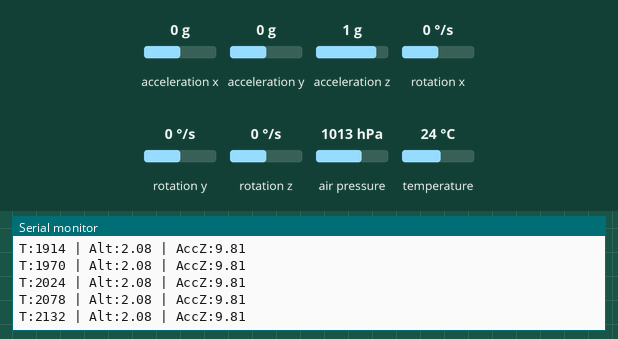
Bench run of a sketch on a simulated Arduino Nano, built with avr-gcc and run on an emulated ATmega328P. On the bench: the last lines printed to the serial monitor. The test bench sets the inputs (shaded band); at power-on: acceleration x 0 g, acceleration y 0 g, acceleration z 1 g, rotation x 0 °/s, rotation y 0 °/s, rotation z 0 °/s, air pressure 1013 hPa, temperature 24 °C. Storage starts empty.

Above: at 2.2 s.
2.3 s: acceleration x set to -1.4 g
At 2.32 s:
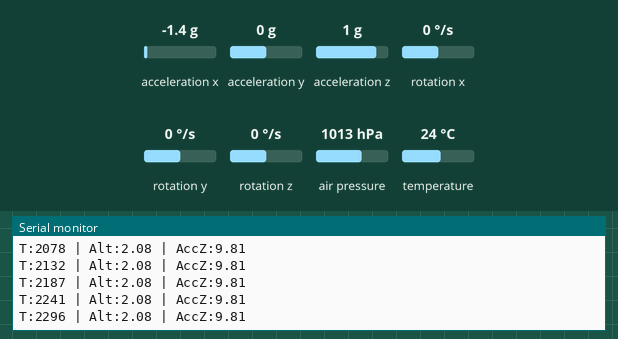
3.8 s: acceleration y set to -1.4 g
At 3.85 s:
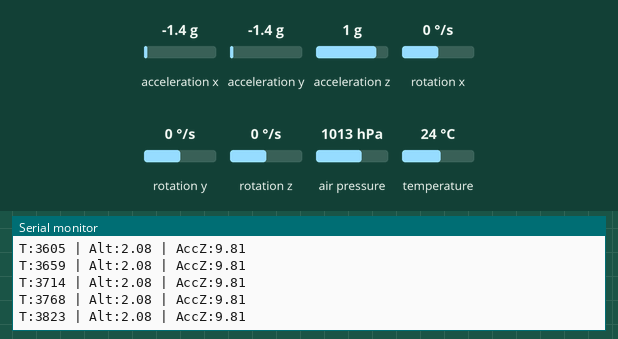
5.3 s: acceleration z set to -1.4 g
At 5.32 s:
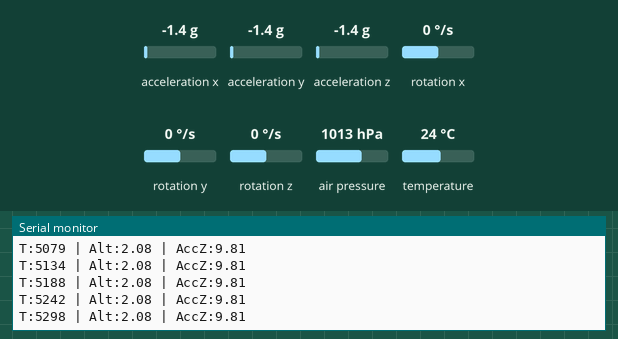
6.8 s: acceleration x set to 0 g
At 6.8 s:
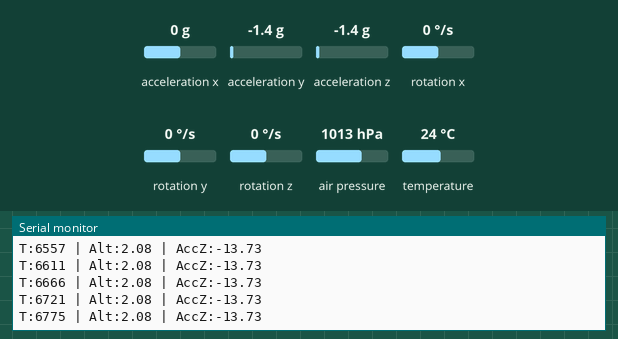
9.8 s: rotation x set to -192 °/s
At 9.81 s:
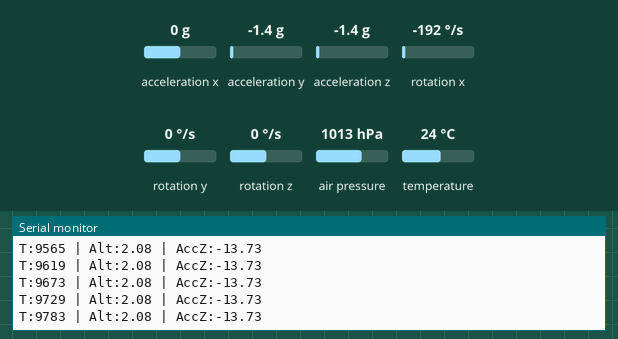
Timing chart, 0 to 12.3 s (numbered marks = the images above; inputs shaded):
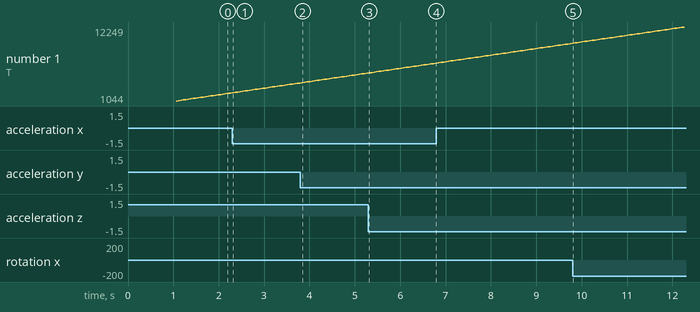

The sketch:

Wokwi_updated-BMP180_Sim_Code.ino
```cpp
/*
 * Project: Arduino Flight Data Recorder (BMP180 Edition)
 * Hardware: Arduino Nano, MPU6050, BMP180, MicroSD Card Module
 */

#include <Wire.h>
#include <SPI.h>
#include <SD.h>
#include <Adafruit_MPU6050.h>
#include <Adafruit_BMP085.h> // <-- Changed Library

// --- PIN SETTINGS ---
const int chipSelect = 10;

// --- OBJECTS ---
File logFile;
Adafruit_MPU6050 mpu;
Adafruit_BMP085 bmp; // <-- Changed Object Type

void setup() {
  Serial.begin(115200);
  while (!Serial) delay(10);

  Serial.println(F("\n--- FLIGHT RECORDER STARTING (BMP180) ---"));

  // 1. Initialize SD Card
  Serial.print(F("Initializing SD card..."));
  if (!SD.begin(chipSelect)) {
    Serial.println(F("❌ FAILED!"));
    while (1);
  }
  Serial.println(F("✅ OK"));

  // 2. Prepare CSV File
  logFile = SD.open("datalog.csv", FILE_WRITE);
  if (logFile) {
    if (logFile.size() == 0) {
      logFile.println(F("Time(ms),AccelX,AccelY,AccelZ,GyroX,GyroY,GyroZ,Altitude(m),Temp(C)"));
      Serial.println(F("✅ Header written to CSV"));
    }
    logFile.close();
  } else {
    Serial.println(F("❌ Error creating file!"));
  }

  // 3. Initialize MPU6050
  Serial.print(F("Initializing MPU6050..."));
  if (!mpu.begin()) {
    Serial.println(F("❌ NOT FOUND!"));
    while (1);
  }
  Serial.println(F("✅ OK"));

  // 4. Initialize BMP180
  Serial.print(F("Initializing BMP180..."));
  if (!bmp.begin()) { // BMP180 usually finds its address automatically
    Serial.println(F("❌ NOT FOUND!"));
    while (1);
  }
  Serial.println(F("✅ OK"));

  Serial.println(F("🚀 SYSTEM READY! RECORDING..."));
  delay(1000);
}

void loop() {
  sensors_event_t a, g, temp;
  mpu.getEvent(&a, &g, &temp);

  // BMP180 uses slightly different function names
  float altitude = bmp.readAltitude();
  float temperature = bmp.readTemperature();
  unsigned long currentTime = millis();

  logFile = SD.open("datalog.csv", FILE_WRITE);

  if (logFile) {
    logFile.print(currentTime);
    logFile.print(",");
    logFile.print(a.acceleration.x);
    logFile.print(",");
    logFile.print(a.acceleration.y);
    logFile.print(",");
    logFile.print(a.acceleration.z);
    logFile.print(",");
    logFile.print(g.gyro.x);
    logFile.print(",");
    logFile.print(g.gyro.y);
    logFile.print(",");
    logFile.print(g.gyro.z);
    logFile.print(",");
    logFile.print(altitude);
    logFile.print(",");
    logFile.println(temperature);

    logFile.close();

    Serial.print("T:"); Serial.print(currentTime);
    Serial.print(" | Alt:"); Serial.print(altitude);
    Serial.print(" | AccZ:"); Serial.println(a.acceleration.z);
  } else {
    Serial.println(F("❌ SD Error!"));
  }

  delay(30);
}
```

Measured:
- plotted number 1: 2241 → 3768 after the input at 2.3 s, 3768 → 5242 after the input at 3.8 s
